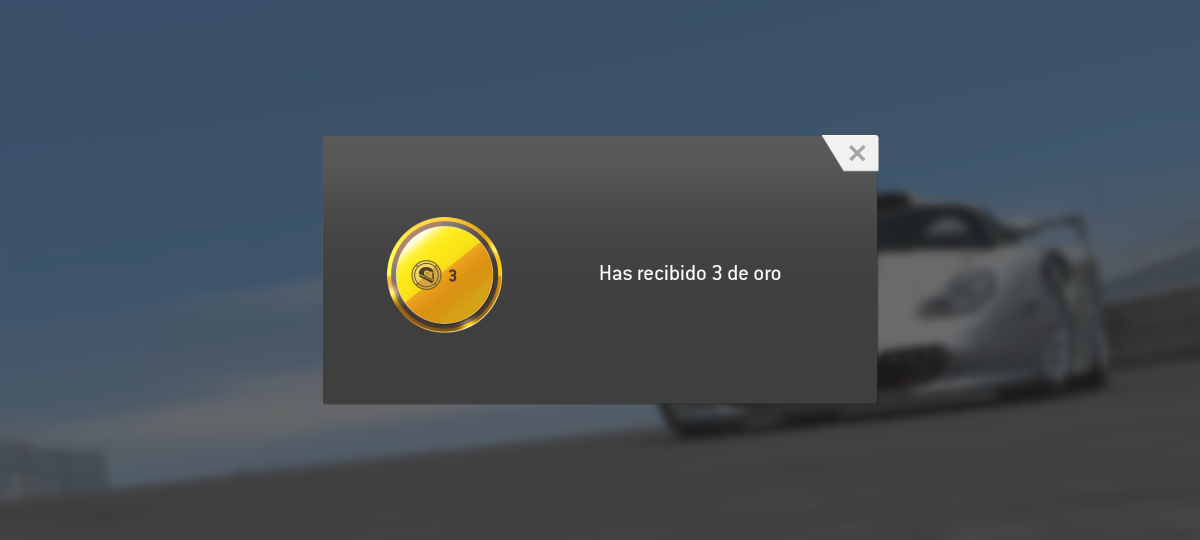
#> input picture src/assets/captura_recompensa.png, 2400 x 1080 px (shown at 1/2 size); its folder holds only this picture in this run
$ python -i vision.py   (imports and definitions only)
#> lines starting #> are read from the running program, lines starting #| are printed output that depends on the picture; after the words box and inside, x2 and y2 are one past the last pixel; in counts of white or black regions, pixels touching at a corner belong together
import cv2
import numpy as np

class Vision:
    def __init__(self):
        pass

    # [123 lines left out: functions find_template, find_template_adaptive, generate_x_templates, not called in this run]

    def generate_ff_templates(self):
        """
        Genera plantillas de Fast Forward en memoria.
        Incluye múltiples variantes:
        - >> simple (sin barra)
        - >>| con barra vertical
        - Versiones filled y outline
        - Distintos grosores
        - Inversiones (blanco/negro)
        """
        templates = []

        # Tamaños típicos
        for size in range(20, 71, 10):
            margin = max(3, size // 10)
            mid_y = size // 2
            x_start = margin
            x_mid = size // 2
            x_end = size - margin

            # ========== VARIANTE 1: >> simple (sin barra) ==========
            img_simple = np.zeros((size, size), dtype=np.uint8)

            # Triángulo izquierdo
            pt1 = (x_start, margin)
            pt2 = (x_start, size - margin)
            pt3 = (x_mid - 2, mid_y)
            triangle1 = np.array([pt1, pt2, pt3])
            cv2.drawContours(img_simple, [triangle1], 0, 255, -1)

            # Triángulo derecho
            pt4 = (x_mid - 2, margin)
            pt5 = (x_mid - 2, size - margin)
            pt6 = (x_end, mid_y)
            triangle2 = np.array([pt4, pt5, pt6])
            cv2.drawContours(img_simple, [triangle2], 0, 255, -1)

            templates.append((f"gen_ff_simple_{size}", img_simple))
            templates.append((f"gen_ff_simple_inv_{size}", cv2.bitwise_not(img_simple)))

            # ========== VARIANTE 2: >>| con barra vertical ==========
            img_bar = img_simple.copy()
            line_w = max(2, size // 12)
            cv2.rectangle(img_bar, (x_end, margin), (x_end + line_w, size - margin), 255, -1)

            templates.append((f"gen_ff_bar_{size}", img_bar))
            templates.append((f"gen_ff_bar_inv_{size}", cv2.bitwise_not(img_bar)))

            # ========== VARIANTE 3: >> outline (solo contorno) ==========
            for thickness in [1, 2, 3]:
                img_outline = np.zeros((size, size), dtype=np.uint8)

                # Triángulo 1 outline
                cv2.drawContours(img_outline, [triangle1], 0, 255, thickness)
                # Triángulo 2 outline
                cv2.drawContours(img_outline, [triangle2], 0, 255, thickness)

                templates.append((f"gen_ff_outline_{size}_t{thickness}", img_outline))
                templates.append((f"gen_ff_outline_inv_{size}_t{thickness}", cv2.bitwise_not(img_outline)))

            # ========== VARIANTE 4: >>| outline con barra ==========
            for thickness in [1, 2]:
                img_outline_bar = np.zeros((size, size), dtype=np.uint8)
                cv2.drawContours(img_outline_bar, [triangle1], 0, 255, thickness)
                cv2.drawContours(img_outline_bar, [triangle2], 0, 255, thickness)
                # Barra vertical
                cv2.line(img_outline_bar, (x_end + 2, margin), (x_end + 2, size - margin), 255, thickness)

                templates.append((f"gen_ff_outline_bar_{size}_t{thickness}", img_outline_bar))
                templates.append((f"gen_ff_outline_bar_inv_{size}_t{thickness}", cv2.bitwise_not(img_outline_bar)))

            # ========== VARIANTE 5: > > chevron (triángulos abiertos/sin cerrar) ==========
            for thickness in [2, 3]:
                img_chevron = np.zeros((size, size), dtype=np.uint8)

                # Chevron 1: Solo las dos líneas del ángulo (sin base)
                cv2.line(img_chevron, (x_start, margin), (x_mid - 2, mid_y), 255, thickness)
                cv2.line(img_chevron, (x_start, size - margin), (x_mid - 2, mid_y), 255, thickness)

                # Chevron 2
                cv2.line(img_chevron, (x_mid - 2, margin), (x_end, mid_y), 255, thickness)
                cv2.line(img_chevron, (x_mid - 2, size - margin), (x_end, mid_y), 255, thickness)

                templates.append((f"gen_ff_chevron_{size}_t{thickness}", img_chevron))
                templates.append((f"gen_ff_chevron_inv_{size}_t{thickness}", cv2.bitwise_not(img_chevron)))

            # ========== VARIANTE 6: > > | chevron con barra ==========
            for thickness in [2, 3]:
                img_chevron_bar = np.zeros((size, size), dtype=np.uint8)

                # Chevron 1
                cv2.line(img_chevron_bar, (x_start, margin), (x_mid - 2, mid_y), 255, thickness)
                cv2.line(img_chevron_bar, (x_start, size - margin), (x_mid - 2, mid_y), 255, thickness)

                # Chevron 2
                cv2.line(img_chevron_bar, (x_mid - 2, margin), (x_end, mid_y), 255, thickness)
                cv2.line(img_chevron_bar, (x_mid - 2, size - margin), (x_end, mid_y), 255, thickness)

                # Barra vertical
                cv2.line(img_chevron_bar, (x_end + 3, margin), (x_end + 3, size - margin), 255, thickness)

                templates.append((f"gen_ff_chevron_bar_{size}_t{thickness}", img_chevron_bar))
                templates.append((f"gen_ff_chevron_bar_inv_{size}_t{thickness}", cv2.bitwise_not(img_chevron_bar)))

        return templates

    def find_fast_forward_button(self, image):
        """
        Busca el botón de Fast Forward (>>) usando MULTIPLES assets (ff_button*.png)
        y lógica fall-back generativa.
        """
        import glob
        import os

        # Buscar todos los patrones
        # Usar ruta absoluta basada en la ubicación de este script (src/vision.py)
        # Los assets están en src/assets, es decir, en el mismo directorio padre 'src' + 'assets'
        base_dir = os.path.dirname(os.path.abspath(__file__)) # .../src
        assets_dir = os.path.join(base_dir, "assets")       # .../src/assets
        asset_pattern = os.path.join(assets_dir, "ff_button*.png")
        files = glob.glob(asset_pattern)

        if not files:
            # print("⚠ Ningún asset ff_button*.png encontrado. Usando lógica generativa...")
            pass # Seguirá al final

        height, width = image.shape[:2]
        # ROIs: Esquinas (RESTRINGIDAS al 15% ancho, 10% alto para evitar Falsos Positivos)
        roi_size_w = int(width * 0.15)
        roi_size_h = int(height * 0.10)

        rois = [
            ("top_left", 0, 0, roi_size_w, roi_size_h),
            ("top_right", width - roi_size_w, 0, width, roi_size_h),
            ("bottom_left", 0, height - roi_size_h, roi_size_w, height),
            ("bottom_right", width - roi_size_w, height - roi_size_h, width, height)
        ]

        # 1. Iterar sobre todos los archivos encontrados
        for f_path in files:
            template = cv2.imread(f_path, cv2.IMREAD_UNCHANGED)
            if template is None: continue

            # Usar BGR directo
            tmpl_bgr = template[:, :, :3] if template.shape[2] == 4 else template

            for roi_name, x1, y1, x2, y2 in rois:
                roi_img = image[y1:y2, x1:x2]
                res = cv2.matchTemplate(roi_img, tmpl_bgr, cv2.TM_CCOEFF_NORMED)
                min_val, max_val, min_loc, max_loc = cv2.minMaxLoc(res)

                if max_val > 0.60:  # Threshold reducido (persistencia 3 frames compensa)
                    h, w = tmpl_bgr.shape[:2]
                    global_x = x1 + max_loc[0] + w // 2
                    global_y = y1 + max_loc[1] + h // 2
                    # print(f"Match FF con archivo '{os.path.basename(f_path)}': {max_val:.2f}")
                    return (global_x, global_y, w, h)

        # Fallback: Generative logic (The shape user described: >>|)
        # print("ℹ Usando lógica generativa para Fast Forward (>>|)...")
        gray_image = cv2.cvtColor(image, cv2.COLOR_BGR2GRAY)

        # Generar plantillas dinámicas
        gen_templates = self.generate_ff_templates()

        for roi_name, x1, y1, x2, y2 in rois:
            roi_img = gray_image[y1:y2, x1:x2]

            for name, tmpl in gen_templates:
                res = cv2.matchTemplate(roi_img, tmpl, cv2.TM_CCOEFF_NORMED)
                min_val, max_val, min_loc, max_loc = cv2.minMaxLoc(res)

                if max_val > 0.60:  # Threshold reducido (persistencia 3 frames compensa)
                    h, w = tmpl.shape[:2]
                    global_x = x1 + max_loc[0] + w // 2
                    global_y = y1 + max_loc[1] + h // 2
                    # print(f"Match generativo FF ({name}): {max_val} en {global_x},{global_y}")
                    return (global_x, global_y, w, h)

        return None

    # [101 lines left out: functions detect_corner_changes, find_close_button_dynamic, not called in this run]

>>> import cv2
>>> picture = cv2.imread('assets/captura_recompensa.png')
#> picture is the input picture: shape (1080, 2400, 3); mean B, G, R 86.1, 77.6, 68.5
>>> result = Vision().find_fast_forward_button(picture)
#> in find_fast_forward_button, `gray_image = cv2.cvtColor(image, cv2.COLOR_BGR2GRAY)`:
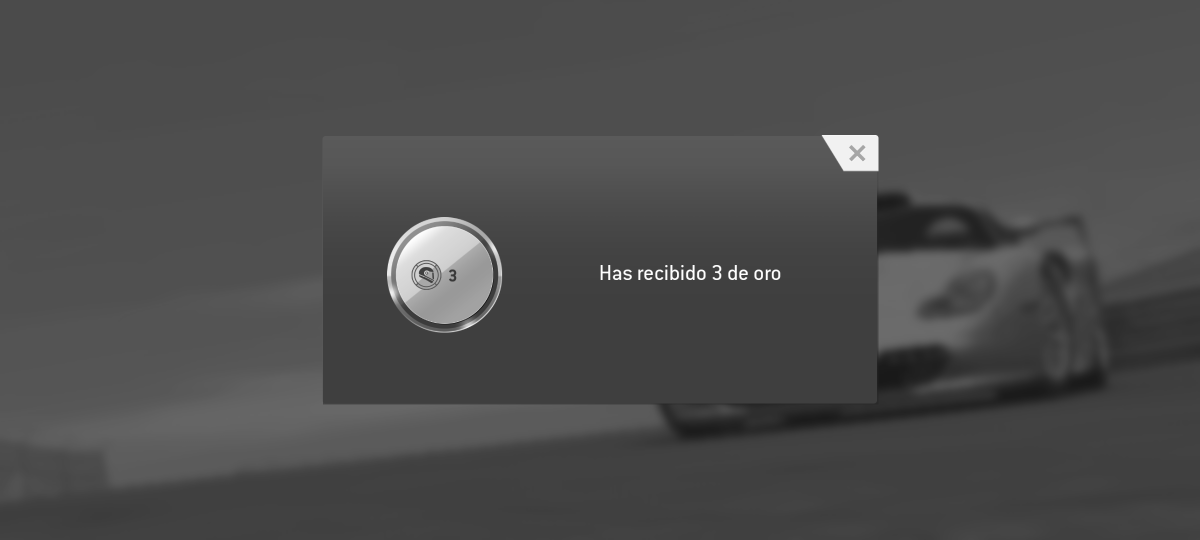
#> gray_image: shape (1080, 2400) (shown at 1/2 size); min 7, max 255, mean 75.8
#> after the loop in generate_ff_templates, `for size in range(20, 71, 10):`:
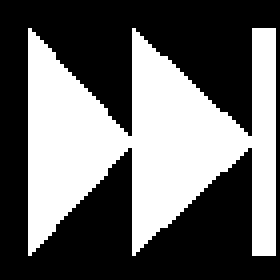
#> img_bar: shape (70, 70) (shown 4 times larger); 41.3% white; 1 white region, box (x1, y1, x2, y2) and area: (7, 7, 69, 64) 2022
#> after the loop in generate_ff_templates, `for size in range(20, 71, 10):`: img_chevron: shape (70, 70); 14.2% white; 2 white regions, box (x1, y1, x2, y2) and area: (31, 5, 66, 66) 358, (5, 5, 36, 66) 337
#> after the loop in generate_ff_templates, `for size in range(20, 71, 10):`:
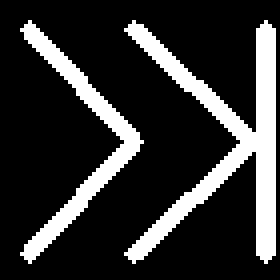
#> img_chevron_bar: shape (70, 70) (shown 4 times larger); 20.1% white; 2 white regions, box (x1, y1, x2, y2) and area: (31, 5, 69, 66) 647, (5, 5, 36, 66) 337
#> after the loop in generate_ff_templates, `for size in range(20, 71, 10):`:
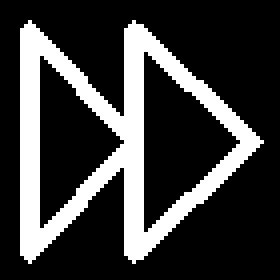
#> img_outline: shape (70, 70) (shown 4 times larger); 23.8% white; 1 white region, box (x1, y1, x2, y2) and area: (5, 5, 66, 66) 1164
#> after the loop in generate_ff_templates, `for size in range(20, 71, 10):`:
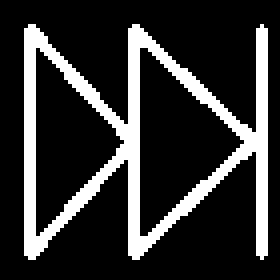
#> img_outline_bar: shape (70, 70) (shown 4 times larger); 19.9% white; 1 white region, box (x1, y1, x2, y2) and area: (6, 6, 67, 65) 977
#> after the loop in generate_ff_templates, `for size in range(20, 71, 10):`:
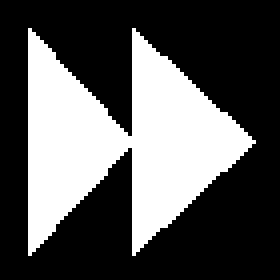
#> img_simple: shape (70, 70) (shown 4 times larger); 34.3% white; 1 white region, box (x1, y1, x2, y2) and area: (7, 7, 64, 64) 1681
#> after the loop in find_fast_forward_button, `for roi_name, x1, y1, x2, y2 in rois:`:
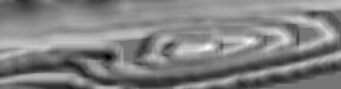
#> res: shape (89, 341) float32; min -0.531, max 0.608, mean 0.0482; drawn with min black and max white
#> result = (217, 1029, 20, 20)

$ run again, on src/assets/intermediate_screen.png
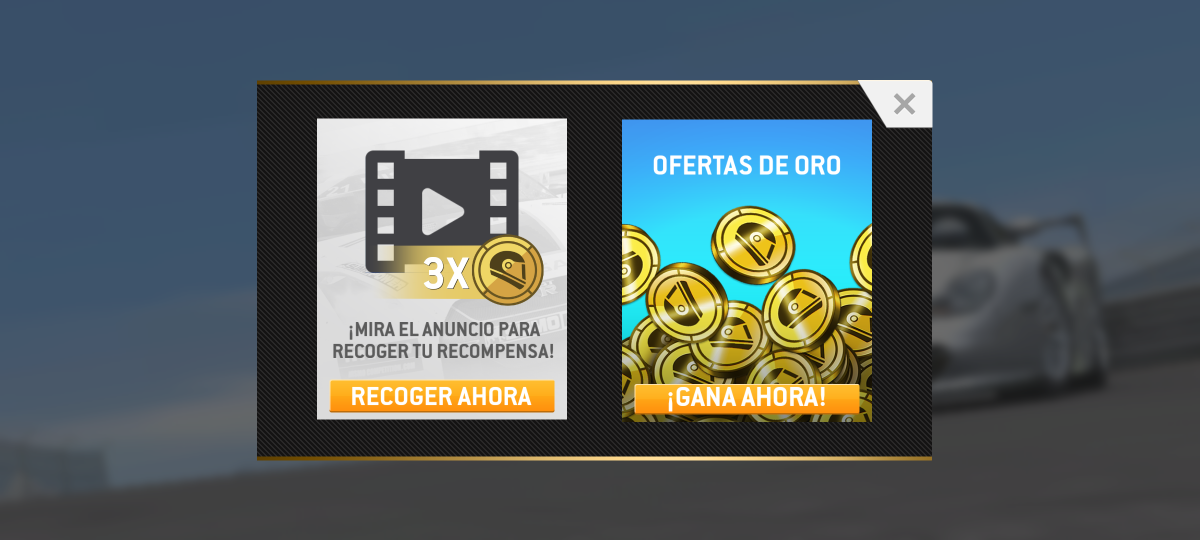
#> input picture src/assets/intermediate_screen.png, 2400 x 1080 px (shown at 1/2 size)
#> picture is the input picture: shape (1080, 2400, 3); mean B, G, R 95.9, 93.5, 82.4
#> in find_fast_forward_button, `gray_image = cv2.cvtColor(image, cv2.COLOR_BGR2GRAY)`:
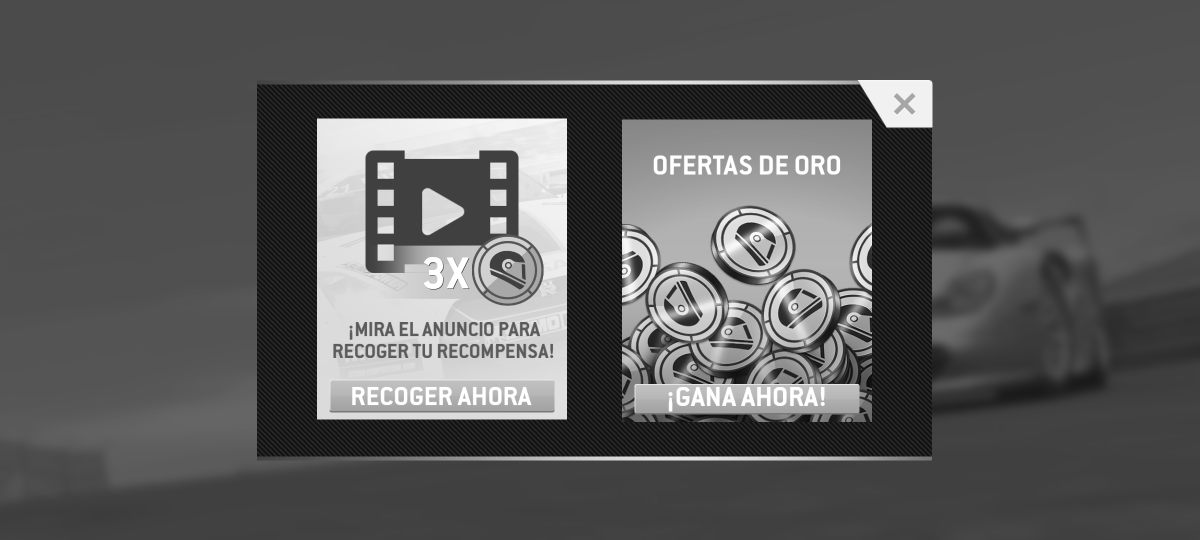
#> gray_image: shape (1080, 2400) (shown at 1/2 size); min 1, max 255, mean 90.4
#> result = (217, 1029, 20, 20)
